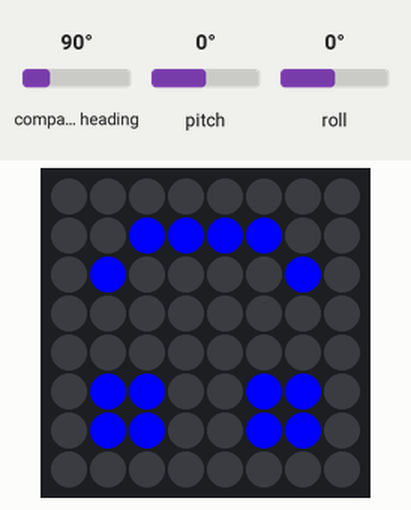
Simulated run of this program. Board: Raspberry Pi (BCM pin numbers) with a Sense HAT. Shown: the Sense HAT's 8×8 RGB LED matrix. Inputs (shaded band) come from the test bench; at power-on: compass heading 90°, pitch 0°, roll 0°. The Sense HAT reports a negative pitch or roll as 360° plus the angle; what the program prints to the terminal is not drawn.

Above: at 1.2 s.
1.3 s: compass heading set to 47°
At 1.77 s:
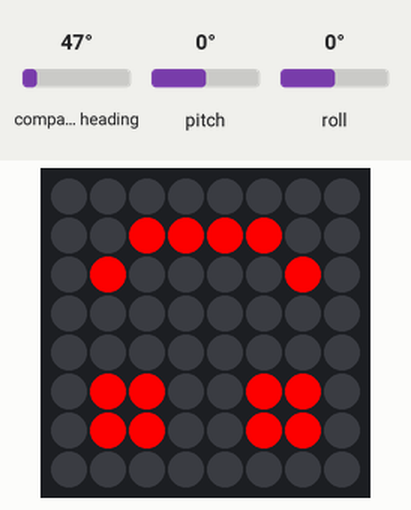
4.3 s: compass heading set to 39°
At 4.49 s:
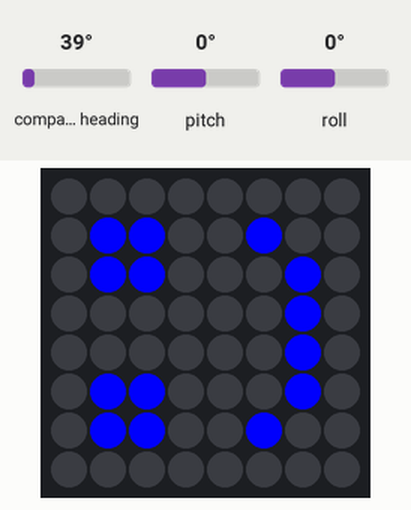
At 5.04 s:
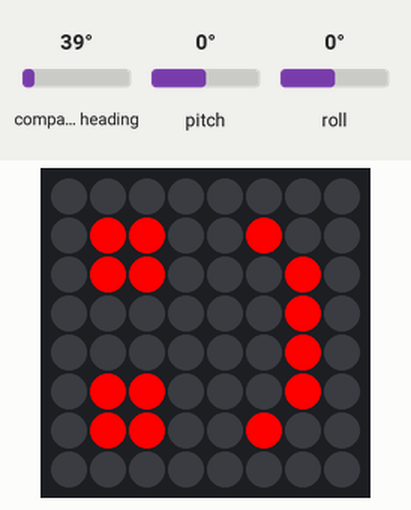
Timing chart, 0 to 7.3 s (numbered marks = the images above; inputs shaded):
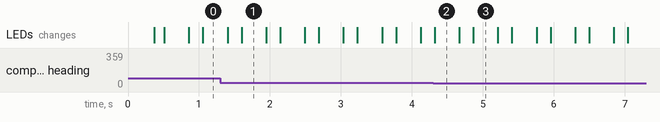

The program:

smileyRGB.py
```python
from sense_hat import SenseHat

sense = SenseHat()

def setSmiley(color = (255, 0, 0)):
 X = color
 O = (0, 0, 0)
 pixels = [
  O, O, O, O, O, O, O, O,
  O, X, X, O, O, X, X, O,
  O, X, X, O, O, X, X, O,
  O, O, O, O, O, O, O, O,
  O, O, O, O, O, O, O, O,
  O, X, O, O, O, O, X, O,
  O, O, X, X, X, X, O, O,
  O, O, O, O, O, O, O, O
 ]
 sense.set_pixels(pixels)

r = 255
g = 0
b = 0

print(sense.get_gyroscope()["yaw"])

while(True):
	rotation = sense.get_gyroscope()["yaw"]
	if 45 <= rotation < 135:
		sense.set_rotation(180)
	elif 135 <= rotation < 225:
		sense.set_rotation(90)
	elif 225 <= rotation < 315:
		sense.set_rotation(0)
	elif 315 <= rotation <= 360 or 0 <= rotation < 45:
		sense.set_rotation(270)

	if r == 255 and g < 255 and b == 0:
		g += 5
	elif r > 0 and g == 255 and b == 0:
		r -= 5
	elif r == 0 and g == 255 and b < 255:
		b += 5
	elif r == 0 and g > 0 and b == 255:
		g -= 5
	elif r < 255 and g == 0 and b == 255:
		r += 5
	elif r == 255 and g == 0 and b > 0:
		b -= 5

	color = (r, g, b)

	setSmiley(color)
```

Measured:
- the behaviour switches between 45 and 44° on compass heading (found by bisection; images 1 and 2)
- after the input at 4.3 s, the LEDs: change at once (image 2)
